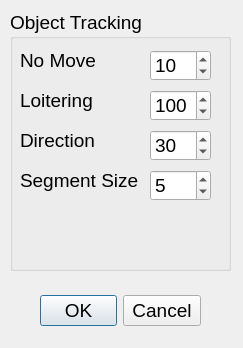
<?xml version="1.0" encoding="UTF-8"?>
<ui version="4.0">
 <class>ObjectTrackingForm</class>
 <widget class="QWidget" name="ObjectTrackingForm">
  <property name="geometry">
   <rect>
    <x>0</x>
    <y>0</y>
    <width>243</width>
    <height>348</height>
   </rect>
  </property>
  <property name="font">
   <font>
    <family>Arial</family>
    <pointsize>14</pointsize>
   </font>
  </property>
  <property name="windowTitle">
   <string>Form</string>
  </property>
  <widget class="QGroupBox" name="groupBox">
   <property name="geometry">
    <rect>
     <x>10</x>
     <y>10</y>
     <width>221</width>
     <height>261</height>
    </rect>
   </property>
   <property name="title">
    <string>Object Tracking</string>
   </property>
   <widget class="QSpinBox" name="no_move_spinBox">
    <property name="geometry">
     <rect>
      <x>140</x>
      <y>40</y>
      <width>61</width>
      <height>31</height>
     </rect>
    </property>
    <property name="maximum">
     <number>100</number>
    </property>
    <property name="value">
     <number>10</number>
    </property>
   </widget>
   <widget class="QLabel" name="label">
    <property name="geometry">
     <rect>
      <x>10</x>
      <y>30</y>
      <width>81</width>
      <height>41</height>
     </rect>
    </property>
    <property name="text">
     <string>No Move</string>
    </property>
   </widget>
   <widget class="QLabel" name="label_2">
    <property name="geometry">
     <rect>
      <x>10</x>
      <y>70</y>
      <width>81</width>
      <height>41</height>
     </rect>
    </property>
    <property name="text">
     <string>Loitering</string>
    </property>
   </widget>
   <widget class="QSpinBox" name="loitering_move_spinBox">
    <property name="geometry">
     <rect>
      <x>140</x>
      <y>80</y>
      <width>61</width>
      <height>31</height>
     </rect>
    </property>
    <property name="maximum">
     <number>500</number>
    </property>
    <property name="value">
     <number>100</number>
    </property>
   </widget>
   <widget class="QLabel" name="label_3">
    <property name="geometry">
     <rect>
      <x>10</x>
      <y>110</y>
      <width>81</width>
      <height>41</height>
     </rect>
    </property>
    <property name="text">
     <string>Direction</string>
    </property>
   </widget>
   <widget class="QSpinBox" name="direction_spinBox">
    <property name="geometry">
     <rect>
      <x>140</x>
      <y>120</y>
      <width>61</width>
      <height>31</height>
     </rect>
    </property>
    <property name="maximum">
     <number>360</number>
    </property>
    <property name="value">
     <number>30</number>
    </property>
   </widget>
   <widget class="QLabel" name="label_4">
    <property name="geometry">
     <rect>
      <x>10</x>
      <y>150</y>
      <width>121</width>
      <height>41</height>
     </rect>
    </property>
    <property name="text">
     <string>Segment Size</string>
    </property>
   </widget>
   <widget class="QSpinBox" name="segment_size_direction_spinBox">
    <property name="geometry">
     <rect>
      <x>140</x>
      <y>160</y>
      <width>61</width>
      <height>31</height>
     </rect>
    </property>
    <property name="maximum">
     <number>100</number>
    </property>
    <property name="value">
     <number>5</number>
    </property>
   </widget>
  </widget>
  <widget class="QDialogButtonBox" name="buttonBox">
   <property name="geometry">
    <rect>
     <x>40</x>
     <y>290</y>
     <width>161</width>
     <height>41</height>
    </rect>
   </property>
   <property name="standardButtons">
    <set>QDialogButtonBox::Cancel|QDialogButtonBox::Ok</set>
   </property>
  </widget>
 </widget>
 <resources/>
 <connections/>
</ui>
